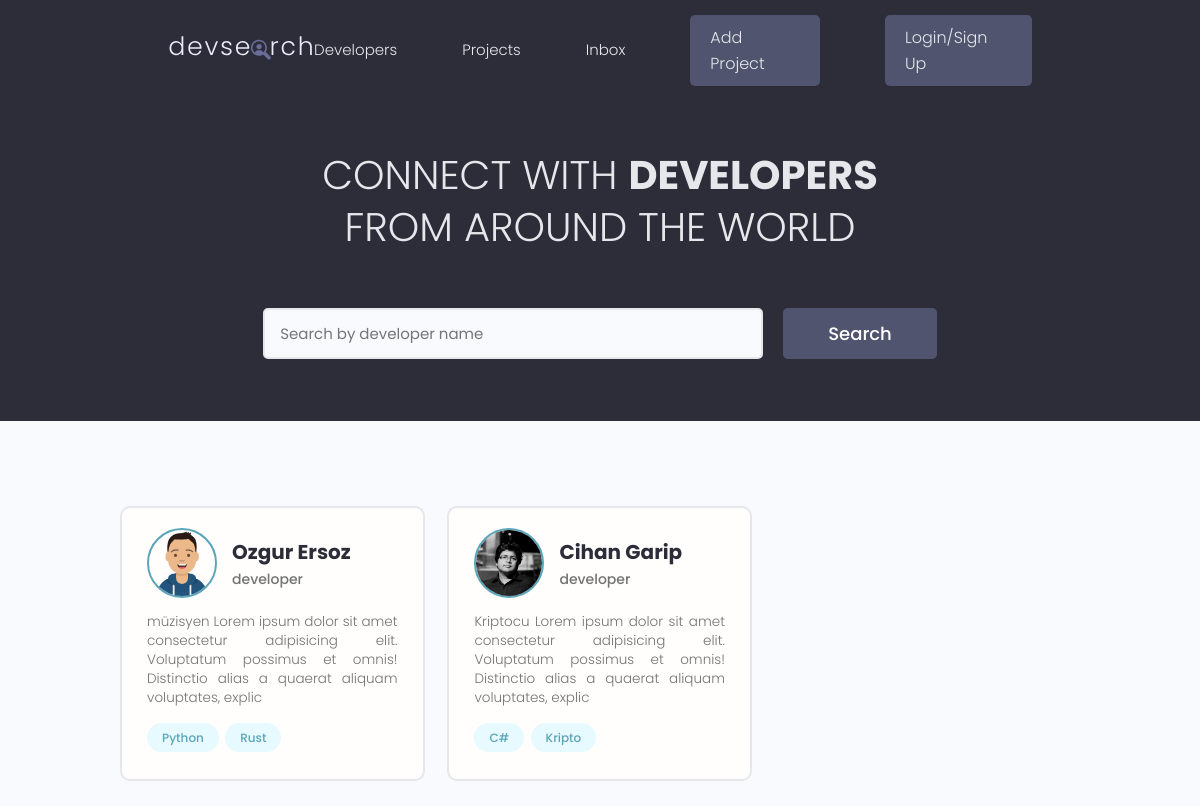
The page / on the database its author committed.
### users/models.py (models this page shows, shortened)
class Profile(models.Model):
    user = models.OneToOneField(User, on_delete=models.CASCADE, null=True, blank=True)
    name = models.CharField(max_length=200, null=True, blank=True)
    username = models.CharField(max_length=200, null=True, blank=True)
    location = models.CharField(max_length=200, null=True, blank=True)
    email = models.EmailField(max_length=500, null=True, blank=True)
    short_intro = models.CharField(max_length=200, null=True, blank=True)
    bio = models.TextField(null=True, blank=True)
    profile_image = models.ImageField(
        null=True,
        blank=True,
        upload_to="profiles/",
        default="profiles/users-default.png",
    )
    social_github = models.CharField(max_length=200, null=True, blank=True)
    social_twitter = models.CharField(max_length=200, null=True, blank=True)
    social_linkedin = models.CharField(max_length=200, null=True, blank=True)
    social_youtube = models.CharField(max_length=200, null=True, blank=True)
    social_website = models.CharField(max_length=200, null=True, blank=True)
    id = models.UUIDField(
        default=uuid.uuid4, unique=True, primary_key=True, editable=False
    )

class Skill(models.Model):
    owner = models.ForeignKey(Profile, on_delete=models.CASCADE, null=True, blank=True)
    name = models.CharField(max_length=200, null=True, blank=True)
    description = models.TextField(null=True, blank=True)
    created = models.DateTimeField(auto_now_add=True)
    id = models.UUIDField(
        default=uuid.uuid4, unique=True, primary_key=True, editable=False
    )
    def __str__(self):
        return str(self.name)

### users/views.py (the view)
# urls.py: path("", views.profiles, name="profiles"),
def profiles(request):
    profiles = Profile.objects.all()
    context = {"profiles": profiles}
    return render(request, template_name="users/profiles.html", context=context)

### users/templates/users/profiles.html (shortened to what this page needs)
{% extends "main.html" %}
{% block content %}
  <main class="home">
    <section class="hero-section text-center">
      <div class="container container--narrow">
        <div class="hero-section__box">
          <h2>CONNECT WITH <span>DEVELOPERS</span></h2>
          <h2>FROM AROUND THE WORLD</h2>
        </div>
        <div class="hero-section__search">
          <form class="form" action="#" method="get">
            <div class="form__field">
              <input class="input input--text" id="formInput#search" type="text" name="text"
                placeholder="Search by developer name" />
            </div>
            <input class="btn btn--sub btn--lg" type="submit" value="Search" />
          </form>
        </div>
      </div>
    </section>
    <section class="devlist">
      <div class="container">
        <div class="grid grid--three">
            {% for profile in profiles %}
            <div class="column card">
                <div class="dev">
                    <a href="{% url 'user profile' profile.id %}" class="card__body">
                        <div class="dev__profile">
                  <img class="avatar avatar--md" src="{{profile.profile_image.url}}" alt="image" />
                  <div class="dev__meta">
                    <h3>{{profile.name}}</h3>
                    <h5>{{profile.short_intro|slice:"60"}}</h5>
                  </div>
                </div>
                    <p class="dev__info">{{profile.bio|slice:"150"}}</p>
                <div class="dev__skills">
                    {% for skill in profile.skill_set.all|slice:"5" %}
                    <span class="tag tag--pill tag--main">
                        <small>{{skill}}</small>
                    </span>
                    {% endfor %}
                </div>
                    </a>
                </div>
            </div>
            {% endfor %}
            </div>
         </div>
    </section>
  </main>
{% endblock content %}

### static/styles/app.css (style rules this page uses)
:root { --color-sub: #2d2d39; }
.btn--sub { background-color: var(--color-sub-light); }
.card { border: 2px solid var(--color-light); }
img { width: 100%; }
.hero-section { height: 40vh; display: flex; align-items: center; background-color: var(--color-sub); }
.hero-section__box { margin-bottom: 4rem; }
.hero-section__box > h2, .hero-section__box > h2 > span { font-size: 4rem; color: var(--color-light); line-height: 1.3; text-transform: uppercase; }
.hero-section__box > h2 { font-weight: 300; }
.hero-section__box > h2 > span { font-weight: 700; }
.hero-section__search > .form { display: flex; align-items: center; justify-content: center; gap: 2rem; }
.hero-section__search > .form input.input--text { width: 50rem; }
.devlist { margin-top: 8rem; }
.devlist .grid { align-items: stretch; }
.devlist .dev .dev__profile { display: flex; align-items: center; gap: 1.5rem; }
.devlist .dev .dev__meta h3 { color: var(--color-sub); font-size: 2rem; font-weight: 700; }
.devlist .dev .dev__meta h5 { color: var(--color-text); font-size: 1.4rem; font-weight: 500; }
.devlist .dev .dev__info { margin: 1.5rem 0; font-size: 1.35rem; line-height: 1.4; text-align: justify; }

### static/uikit/styles/modules/_variables.css (style rules this page uses)
:root { --color-main: #5aa5b9; --color-main-light: #e6faff; --color-sub: #3f4156; --color-sub-light: #51546e; --color-sub-lighter: #ededfd; --color-text: #737373; --color-gray: #8b8b8b; --color-light: #e5e7eb; --color-light-gray: #767676; --color-bg: #f8fafd; --color-white: #fffefd; --color-white-light: #f3f3f3; --color-success: #359e64; --color-success-bg: #def8e8; --color-error: #fc4b0b; --color-error-bg: #fff2ee; --font-base: 'Poppins', arial, helvetica, 'Segoe UI', roboto, ubuntu, sans-serif; --font-monospace: 'Fira Code', 'Courier New', courier, monospace; --font-regular: 300; --font-medium: 500; --font-bold: 700; --generic-shadow: 1px 1px 5px #00000010; --generic-transition: all 0.3s ease-in-out; }

### static/uikit/styles/modules/_base.css (style rules this page uses)
* { margin: 0; padding: 0; box-sizing: border-box; text-rendering: optimizeLegibility; color: inherit; font-size: inherit; }
html { font-size: 50%; }
@media only screen and (min-width: 480px) { html { font-size: 56.25%; } }
@media only screen and (min-width: 1200px) { html { font-size: 62.5%; } }

### static/uikit/styles/modules/_typography.css (style rules this page uses)
* { font-family: var(--font-base); }
h2 { font-size: 3.6rem; font-weight: var(--font-bold); }
h3 { font-size: 3.2rem; font-weight: var(--font-medium); }
h5 { font-size: 2.4rem; font-weight: var(--font-medium); }
h5, h6 { font-weight: var(--font-regular); }
p, span, strong { font-size: 1.6rem; color: var(--color-text); font-weight: var(--font-regular); }
a { padding-bottom: 2px; text-decoration: none; display: inline-block; color: var(--color-main); font-weight: var(--font-medium); }

### static/uikit/styles/modules/_utilities.css (style rules this page uses)
.container { width: 92%; max-width: 165rem; margin: 0 auto; box-sizing: border-box; }
.container--narrow { width: 92%; max-width: 120rem; }
@media screen and (min-width: 1000px) { .container { width: 90%; } }
@media screen and (min-width: 1000px) { .container--narrow { width: 85%; } }
@media screen and (min-width: 1200px) { .container { width: 80%; } }
@media screen and (min-width: 1200px) { .container--narrow { width: 72%; } }
.text-center { text-align: center; }

### static/uikit/styles/modules/_avatar.css (style rules this page uses)
.avatar { border-radius: 50%; border: 2px solid var(--color-main); object-fit: cover; }
.avatar--md { height: 7rem; width: 7rem; }

### static/uikit/styles/modules/_button.css (style rules this page uses)
.btn { display: inline-block; position: relative; cursor: pointer; background-color: var(--color-light); font-weight: var(--font-medium); color: var(--color-sub); text-decoration: none; padding: 1rem 2rem; border-radius: 0.5rem; border: none; width: -webkit-fit-content; width: -moz-fit-content; width: fit-content; height: -webkit-fit-content; height: -moz-fit-content; height: fit-content; font-size: 1.6rem; outline-width: 0; outline-color: transparent; -webkit-backface-visibility: hidden; backface-visibility: hidden; transition: all 0.3s ease-in-out; }
.btn--sub { background-color: var(--color-sub); color: var(--color-white); }
.btn--lg { font-size: 1.8rem; padding: 1.2rem 4.5rem; }

### static/uikit/styles/modules/_card.css (style rules this page uses)
.card { border-radius: 1rem; background-color: var(--color-white); border: 1.5px solid var(--color-light); width: auto; height: auto; margin-top: 0.5rem; margin-bottom: 0.5rem; overflow: hidden; }
.card__body, .card__header { padding: 2rem 2.5rem; }

### rows shown on the page
Profile: profile_image (picture), name "Ozgur Ersoz", short_intro "developer", bio "müzisyen Lorem ipsum dolor sit amet consectetur adipisicing elit. Voluptatum possimus et omnis! Distinctio alias a quaerat aliquam voluptates, explic"
Skill: name "Python"
Skill: name "Rust"
Profile: profile_image (picture), name "Cihan Garip", short_intro "developer", bio "Kriptocu Lorem ipsum dolor sit amet consectetur adipisicing elit. Voluptatum possimus et omnis! Distinctio alias a quaerat aliquam voluptates, explic"
Skill: name "C#"
Skill: name "Kripto"
